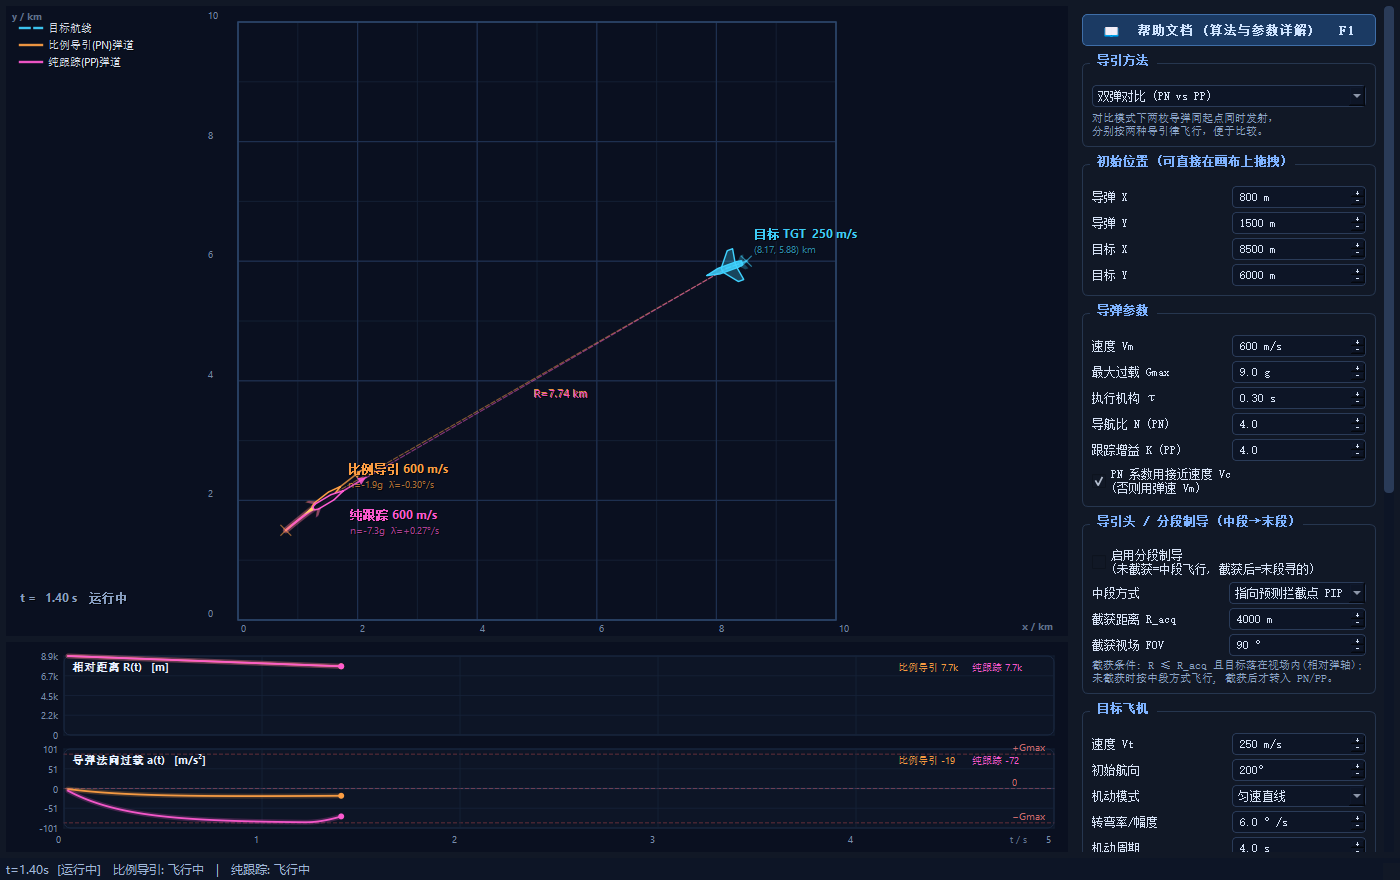

Generate this figure with Python:
# -*- coding: utf-8 -*-
"""GUI 集成测试: 验证信号连线、参数联动、拖拽、运行控制与结果输出.

用法: python gui_test.py   (通过打印 PASS/FAIL, 失败返回非0退出码)
"""

from __future__ import annotations

import os
import re
import sys

from PyQt5.QtCore import QEvent, QPoint, Qt
from PyQt5.QtGui import QMouseEvent
from PyQt5.QtTest import QTest
from PyQt5.QtWidgets import QApplication

from main import MainWindow, STYLE
from simulation import SimConfig, Simulation

DT = Simulation.DT

FAILS = []


def check(cond, msg):
    tag = "PASS" if cond else "FAIL"
    print(f"[{tag}] {msg}", flush=True)
    if not cond:
        FAILS.append(msg)


def main() -> int:
    app = QApplication(sys.argv)
    app.setStyle("Fusion")
    app.setStyleSheet(STYLE)

    win = MainWindow()
    win.show()
    QTest.qWait(300)                      # 让首帧绘制完成
    sim, panel, cfg = win.sim, win.panel, win.sim.cfg

    # 1) 初始状态
    check(sim.t == 0.0 and not sim.finished, "初始状态: t=0 且未结束")
    check(abs(cfg.t_heading - 200.0) < 1e-9,
          f"目标初始航向 200° 未被控件限幅 (实际 {cfg.t_heading})")
    check(panel.sp_th.value() == 200.0,
          f"航向控件显示 200° (实际 {panel.sp_th.value()})")

    # 2) 开始运行
    panel.btn_run.setChecked(True)
    QTest.qWait(600)
    check(sim.t > 0.2, f"点击开始后仿真推进 (t={sim.t:.2f}s)")
    check(panel.btn_run.isChecked(), "运行按钮保持选中状态")

    # 3) 暂停
    panel.btn_run.setChecked(False)
    t_pause = sim.t
    QTest.qWait(300)
    check(abs(sim.t - t_pause) < 1e-9, "暂停后仿真停止推进")

    # 4) 修改参数 -> 自动重置
    panel.sp_n.setValue(3.5)
    check(abs(cfg.nav_ratio - 3.5) < 1e-9, f"导航比写入 cfg ({cfg.nav_ratio})")
    check(sim.t == 0.0, "参数修改后自动重置")
    check(abs(sim.missiles["pn"].params.nav_ratio - 3.5) < 1e-9,
          "导弹对象已用新参数重建")
    check(not panel.btn_run.isChecked(), "参数修改后运行按钮复位")

    # 5) 拖拽位置 -> cfg / 控件 / 弹道起点同步
    win.canvas.posEdited.emit("m", 1234.0, 5678.0)
    check(abs(cfg.mx - 1234.0) < 1e-6 and abs(cfg.my - 5678.0) < 1e-6,
          "画布拖拽写入 cfg")
    check(abs(panel.sp_mx.value() - 1234.0) < 1e-6,
          f"拖拽后位置控件同步 ({panel.sp_mx.value()})")
    m0 = sim.missiles["pn"]
    check(abs(m0.x0 - 1234.0) < 1e-6 and abs(m0.y0 - 5678.0) < 1e-6,
          "导弹起始点随拖拽更新")

    # 5b) 真实鼠标事件（完整走 mousePress/Move/Release 处理链）
    QTest.qWait(100)
    p0 = win.canvas.w2s(win.sim.cfg.mx, win.sim.cfg.my).toPoint()
    p1 = p0 + QPoint(70, -45)
    g0, g1 = win.canvas.mapToGlobal(p0), win.canvas.mapToGlobal(p1)
    for etype, pos, buttons in (
            (QEvent.MouseButtonPress, p0, Qt.LeftButton),
            (QEvent.MouseMove, p1, Qt.LeftButton),
            (QEvent.MouseButtonRelease, p1, Qt.NoButton)):
        ev = QMouseEvent(etype, pos, g0 if pos == p0 else g1,
                         Qt.LeftButton, buttons, Qt.NoModifier)
        QApplication.sendEvent(win.canvas, ev)
    wx, wy = win.canvas.s2w(p1)
    size = win.sim.cfg.field_size
    ex = min(max(wx, 0.0), size)
    ey = min(max(wy, 0.0), size)
    check(abs(cfg.mx - ex) < 1e-6 and abs(cfg.my - ey) < 1e-6,
          f"鼠标拖拽改变导弹位置 ({cfg.mx:.0f}, {cfg.my:.0f}) -> 期望 ({ex:.0f}, {ey:.0f})")
    # 位置控件为 0 位小数(取整到米), 因此容差取 1 m
    check(abs(panel.sp_mx.value() - ex) < 1.0 and abs(panel.sp_my.value() - ey) < 1.0,
          f"拖拽后坐标框同步显示 ({panel.sp_mx.value():.0f}, {panel.sp_my.value():.0f})")

    # 反向: 控件改位置 -> 弹道同步
    panel.sp_tx.setValue(4000.0)
    check(abs(sim.cfg.tx - 4000.0) < 1e-6 and abs(sim.target.x0 - 4000.0) < 1e-6,
          "控件修改目标位置生效")

    # 6) 导引方法切换
    panel.mode_box.setCurrentIndex(1)        # PN
    check(cfg.mode == "pn" and sim.active_keys == ["pn"], "切换到仅比例导引")
    check(panel.table.isColumnHidden(2), "纯跟踪数据列被隐藏")
    panel.mode_box.setCurrentIndex(0)        # both
    check(sim.active_keys == ["pn", "pp"], "切换到双弹对比")
    check(not panel.table.isColumnHidden(2), "纯跟踪数据列显示")

    # 7) 目标机动模式
    panel.mode_t.setCurrentIndex(3)          # 正弦机动
    check(cfg.t_mode == "sine", "目标机动模式切换为正弦")
    panel.mode_t.setCurrentIndex(0)

    # 8) 单步
    panel.btn_step.click()
    check(abs(sim.t - DT) < 1e-9, f"单步推进一个步长 (t={sim.t:.4f})")
    QTest.qWait(200)
    check(abs(sim.t - DT) < 1e-9, "单步后不会自动继续")

    # 9) 重置 / 默认参数
    panel.btn_reset.click()
    check(sim.t == 0.0 and not sim.finished, "重置按钮生效")
    panel.sp_n.setValue(2.0)
    panel.btn_default.click()
    d = SimConfig()
    cur = win.sim.cfg                       # 注意: 默认参数会整体替换 cfg 对象
    check(abs(cur.nav_ratio - d.nav_ratio) < 1e-9 and cur.mode == d.mode
          and abs(cur.t_heading - d.t_heading) < 1e-9,
          "恢复默认参数")

    # 10) 跑完整个交战(提高倍速以缩短测试时间)
    panel.speed.setValue(80)                # 8.0x
    panel.btn_run.setChecked(True)
    for _ in range(600):                    # 最多等 12s 实时 = 96s 仿真
        QTest.qWait(20)
        if sim.finished:
            break
    check(sim.finished, f"交战结束 (t={sim.t:.2f}s)")
    summary = sim.summary()
    print("     summary:", summary, flush=True)
    check("比例导引" in summary and "纯跟踪" in summary, "汇总包含两种导引律")
    check(sim.missiles["pn"].done and sim.missiles["pp"].done, "两枚导弹均已出结果")
    check(not panel.btn_run.isChecked(), "结束后运行按钮自动复位")

    # 11) 结束后再按开始 = 重新开始
    panel.btn_run.setChecked(True)
    QTest.qWait(200)
    check(sim.t > 0.0 and not sim.finished, "结束后再按开始可重新交战")
    panel.btn_run.setChecked(False)

    # 12) 数据表有内容
    win._refresh()
    check(panel.table.item(0, 1).text() not in ("", "-"), "数据表已填充")
    win.grab().save("gui_test.png")
    print("截图已保存: gui_test.png", flush=True)

    # 13) 帮助文档窗口
    check(panel.btn_help.isVisible(), "面板顶部帮助按钮可见")
    win.open_help()
    QTest.qWait(250)
    h = win._help
    check(h is not None and h.isVisible(), "点击帮助按钮打开文档窗口")
    n = h.listw.count()
    names = [h.listw.item(i).text() for i in range(n)]
    check(n >= 5, f"docs 目录下 {n} 个 md 文档已载入: {names}")
    check(names and names[0] == "README", f"README 排在列表首位 ({names[:1]})")
    txt = h.browser.toPlainText()
    check("比例导引" in txt and "纯跟踪" in txt, "README 正文渲染成功")
    check("03_仿真参数详解" in h.browser.toHtml() or "仿真参数详解" in txt,
          "README 目录链接指向各文档")

    h.listw.setCurrentRow(3)                      # 03_仿真参数详解
    QTest.qWait(200)
    t3 = h.browser.toPlainText()
    check("Gmax" in t3 and "导航比" in t3 and "跟踪增益" in t3,
          "参数文档渲染出关键参数说明")
    check("03_仿真参数详解" in h.status.text(), f"状态栏显示当前文件 ({h.status.text()[:30]})")
    html = h.browser.toHtml()
    check("<table" in html, "Markdown 表格已转换为 HTML 表格")
    # Qt 把 blockquote 导出为带 margin-left + background-color 的 <p>
    check("background-color:#14203a" in html and "修改任意参数" in t3,
          "引用块已渲染(带缩进与底色)")

    # 文档内链接跳转
    from PyQt5.QtCore import QUrl
    h._on_anchor(QUrl("01_比例导引法PN.md"))
    QTest.qWait(200)
    check("01_比例导引法PN" in h.status.text(), "点击文档链接切换到 01 文档")
    check("<pre" in h.browser.toHtml(), "围栏代码块已转换为 pre")
    check("<h2" in h.browser.toHtml(), "标题已转换为 h1~h6 标签")

    # 用户自行增删改 md -> 刷新后重新加载
    extra = os.path.join(os.path.dirname(os.path.abspath(__file__)), "docs",
                         "_tmp_test_doc.md")
    try:
        with open(extra, "w", encoding="utf-8") as fh:
            fh.write("# 临时文档\n\n这是**自定义**文档测试。\n")
        h.reload()
        check(h.listw.count() == n + 1, f"新增 md 后刷新可载入 ({h.listw.count()})")
        h.show_file("_tmp_test_doc")
        QTest.qWait(150)
        check("自定义" in h.browser.toPlainText(), "自定义文档内容渲染成功")
    finally:
        if os.path.exists(extra):
            os.remove(extra)
        h.reload()
    check(h.listw.count() == n, "删除 md 后刷新列表恢复")

    # 文档内所有链接都指向真实存在的 md 文件
    docs_dir = os.path.join(os.path.dirname(os.path.abspath(__file__)), "docs")
    link_re = re.compile(r"\]\(([^)#]+\.md)\)")
    broken = []
    nlinks = 0
    for fn in sorted(os.listdir(docs_dir)):
        if not fn.endswith(".md"):
            continue
        with open(os.path.join(docs_dir, fn), encoding="utf-8") as fh:
            for t in link_re.findall(fh.read()):
                nlinks += 1
                if not os.path.exists(os.path.join(docs_dir, t)):
                    broken.append((fn, t))
    check(not broken, f"文档内 {nlinks} 个 md 链接全部有效 {broken or ''}")

    # F1 快捷键 + 关闭/重开
    h.hide()
    QTest.qWait(150)                      # 等 hideEvent 把激活交还主窗口
    check(not h.isVisible(), "关闭帮助窗口")
    QTest.keyPress(win, Qt.Key_F1)
    QTest.qWait(200)
    check(h.isVisible(), "F1 打开帮助窗口")
    win.open_help()
    check(h.isVisible(), "重复调用不会重复创建窗口")
    h.grab().save("preview_help.png")
    print("截图已保存: preview_help.png", flush=True)
    h.hide()

    print("-" * 60)
    print("全部通过" if not FAILS else f"失败 {len(FAILS)} 项: {FAILS}",
          flush=True)
    return 1 if FAILS else 0


if __name__ == "__main__":
    sys.exit(main())
